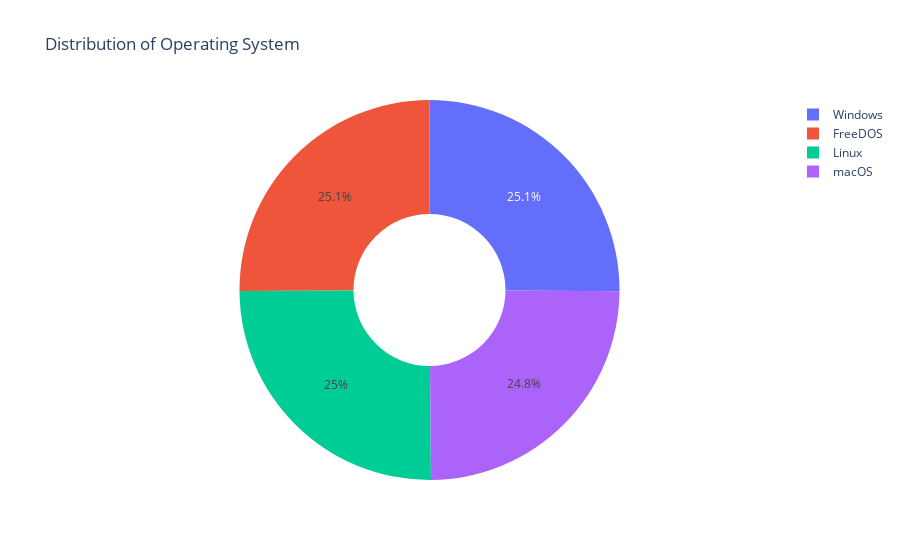

Notebook cell for this chart:
### Code cell
# TODO:کد نمودار Pie را بنویسید



labels = df['Operating System'].value_counts().index
values = df['Operating System'].value_counts().values

fig = go.Figure(data=[go.Pie(labels=labels, values=values, hole=0.4)])

fig.update_layout(
    title_text="Distribution of Operating System",
    hovermode="x unified"
)

fig.show()

### Figure 1 — Plotly figure (JSON) as saved in the notebook; plotly's stock layout.template omitted (floating-point values rounded to 4 significant figures)
{"data": [{"hole": 0.4, "labels": ["Windows", "FreeDOS", "Linux", "macOS"], "type": "pie", "values": [2954, 2952, 2946, 2916]}], "layout": {"hovermode": "x unified", "title": {"text": "Distribution of Operating System"}}}
